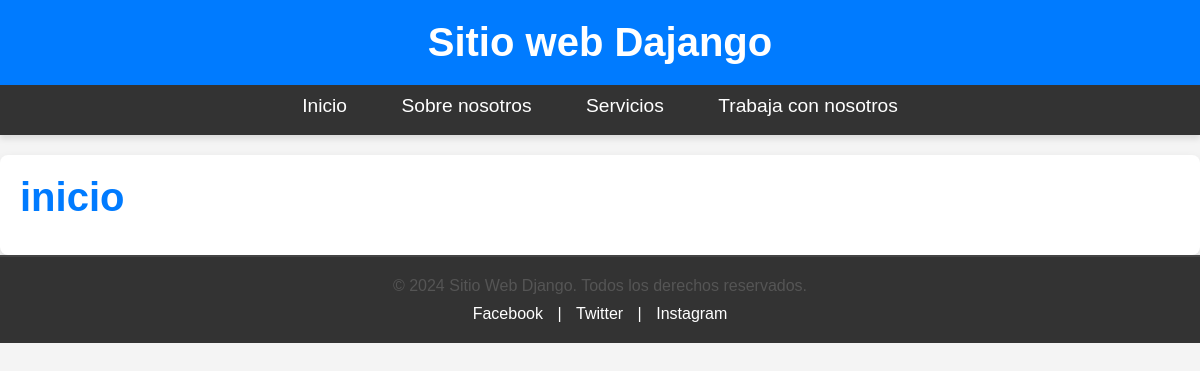
The page / on the database its author committed.
### pages/models.py (models this page shows, shortened)
class Page(models.Model):
    title = models.CharField(max_length=50, verbose_name='Titulo')
    content = RichTextField(verbose_name='Contenido')
    slug =  models.CharField(unique=True, max_length=150, verbose_name='URL Amigable')
    visible = models.BooleanField(verbose_name='Visible')
    created_at = models.DateTimeField(auto_now_add=True)
    updated_at = models.DateTimeField(auto_now=True)
    class Meta:
        verbose_name = 'Pagina'
        verbose_name_plural = 'Paginas'

### mainapp/views.py (the view)
# urls.py: path('', views.index, name="index_vacio"),
def index(request):
    return render(request, 'mainapp/index.html', {
        'title': 'Inicio'
    })

### pages/context_processors.py (called while the page is built)
def get_pages(request):
    pages = Page.objects.filter(visible=True).values_list('id', 'title', 'slug')
    return {
        'pages': pages
    }

### mainapp/templates/mainapp/index.html (shortened to what this page needs)
{% extends 'layouts/layout.html' %}
{% block content %}
    <h1>inicio</h1>
{% endblock content %}

### mainapp/templates/layouts/layout.html (shortened to what this page needs)
<!DOCTYPE html>
<html>
    <head>
        {% load static %}
        <link rel="stylesheet" href="{% static 'css/styles.css' %}" />
    </head>
    <body>
        <header>
            <h1>Sitio web Dajango</h1>
        </header>
        <nav>
            <ul>
                <li>
                    <a href="{% url 'index' %}">Inicio</a>
                </li>
                {% for page in pages %}
                    <li>
                        <a href="{% url 'pagina' slug=page.2 %}">{{ page.1 }}</a>
                    </li>
                {% endfor %}
            </ul>
        </nav>
        <div id="content">
            {% block content %}{% endblock content %}
        </div>
        <footer id="footer">
            <div class="footer-content">
                <p>&copy; 2024 Sitio Web Django. Todos los derechos reservados.</p>
                <div class="social-media">
                    <a href="#" target="_blank" title="Facebook">Facebook</a> |
                    <a href="#" target="_blank" title="Twitter">Twitter</a> |
                    <a href="#" target="_blank" title="Instagram">Instagram</a>
                </div>
            </div>
        </footer>
    </body>
</html>

### mainapp/static/css/styles.css (style rules this page uses)
*, *::before, *::after { margin: 0; padding: 0; box-sizing: border-box; }
body { font-family: 'Arial', sans-serif; margin: 0; padding: 0; background-color: #f4f4f4; color: #333; }
header { background-color: #007bff; color: white; padding: 20px; text-align: center; }
header h1 { margin: 0; font-size: 2.5em; }
nav { background-color: #333; padding: 10px 0; }
nav ul { list-style: none; margin: 0; padding: 0; text-align: center; }
nav ul li { display: inline-block; margin-right: 20px; }
nav ul li:last-child { margin-right: 0; }
nav ul li a { color: white; text-decoration: none; font-size: 1.2em; padding: 8px 15px; transition: background-color 0.3s ease; }
header, nav { box-shadow: 0 4px 6px rgba(0, 0, 0, 0.1); }
p { margin-bottom: 1em; color: #555; }
ul, ol { margin-left: 1.5em; margin-bottom: 1em; }
li { margin-bottom: 0.5em; }
a { color: #007bff; text-decoration: none; }
header h1 { font-size: 2.5em; }
#content { background-color: #ffffff; color: #333333; padding: 20px; margin-top: 20px; border-radius: 8px; box-shadow: 0px 4px 10px rgba(0, 0, 0, 0.1); max-width: 1200px; margin-left: auto; margin-right: auto; }
#content h1, #content h2, #content h3 { color: #007bff; font-family: 'Arial', sans-serif; margin-bottom: 15px; }
#content h1 { font-size: 2.5em; }
#footer { background-color: #333; color: white; padding: 20px 0; text-align: center; position: relative; bottom: 0; width: 100%; }
#footer .footer-content { max-width: 1200px; margin: 0 auto; padding: 0 20px; }
#footer p { font-size: 1em; margin-bottom: 10px; }
#footer .social-media a { color: white; text-decoration: none; padding: 0 10px; }
#footer { border-top: 2px solid #444; }

### rows shown on the page
Page: title "Sobre nosotros"
Page: title "Servicios"
Page: title "Trabaja con nosotros"
